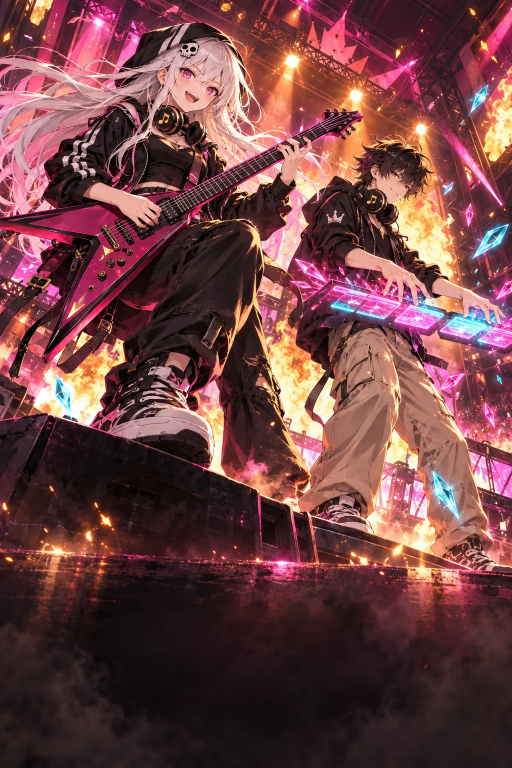
#> input picture assets-src/art/splash-key-art.webp, 1024 x 1536 px (shown at 1/2 size)
$ python -i make-cover.py   (imports and definitions only)
#> lines starting #> are read from the running program, lines starting #| are printed output that depends on the picture
#> in make, src_im is the input picture: PIL image 1024x1536 RGB; mean R, G, B 112.9, 67.4, 68.4
"""
Card cover from a square picture: public/covers/<id>.webp, 730 x 1050 (the deck card's 292 x 420).

A square (or landscape) picture sits in the middle at full width; the space above and below is the
picture's own edge reflected and blurred, darkening towards the card's edge, with the picture
feathered into it, so the card reads as one image in the same colours. A portrait picture (a poster,
aspect below 0.8) simply fills the card, cropped to its shape. Square places (shop, result, duel)
crop the middle back out with object-fit: cover.

  python tools/covers/make-cover.py <picture> <track id> [--out public/covers]
Run through `npm run assets:covers` (assets-src/covers-raw/<id>.png|jpg|webp -> public/covers/<id>.webp).
"""
import sys
from pathlib import Path

from PIL import Image, ImageEnhance, ImageFilter

W, H = 730, 1050
BLUR = 26
DARKEN = 0.72
FEATHER = 64


# [22 lines left out: functions square, ramp, extension, not called in this run]


def fill(im: Image.Image) -> Image.Image:
    """Scale to cover the card and crop the middle."""
    k = max(W / im.width, H / im.height)
#> k = 0.713
    im = im.resize((round(im.width * k), round(im.height * k)), Image.LANCZOS)
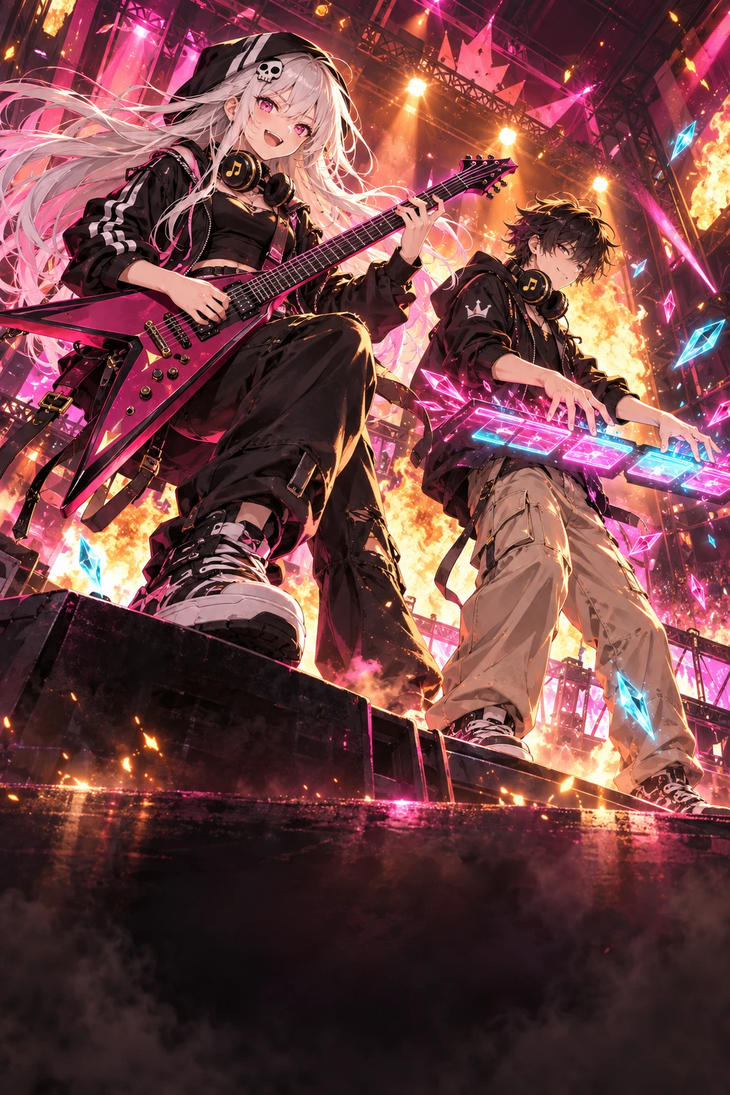
#> im: PIL image 730x1095 RGB; mean R, G, B 112.9, 67.4, 68.4
    x, y = (im.width - W) // 2, (im.height - H) // 2
#> x = 0; y = 22
    return im.crop((x, y, x + W, y + H))
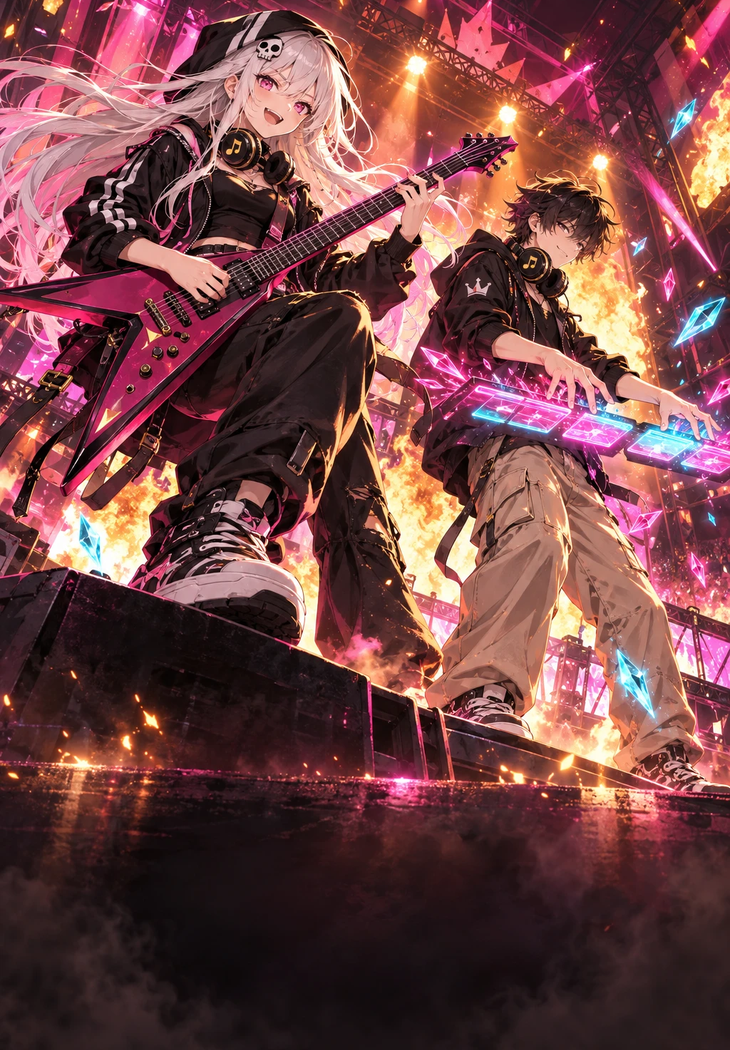
#> returned value: PIL image 730x1050 RGB; mean R, G, B 114.9, 68.9, 69.6


def make(src: Path, out: Path) -> None:
    src_im = Image.open(src).convert("RGB")
    if src_im.width / src_im.height < 0.8:
        card = fill(src_im)
#> (the run stopped early here; a loop or call above may not have finished)
